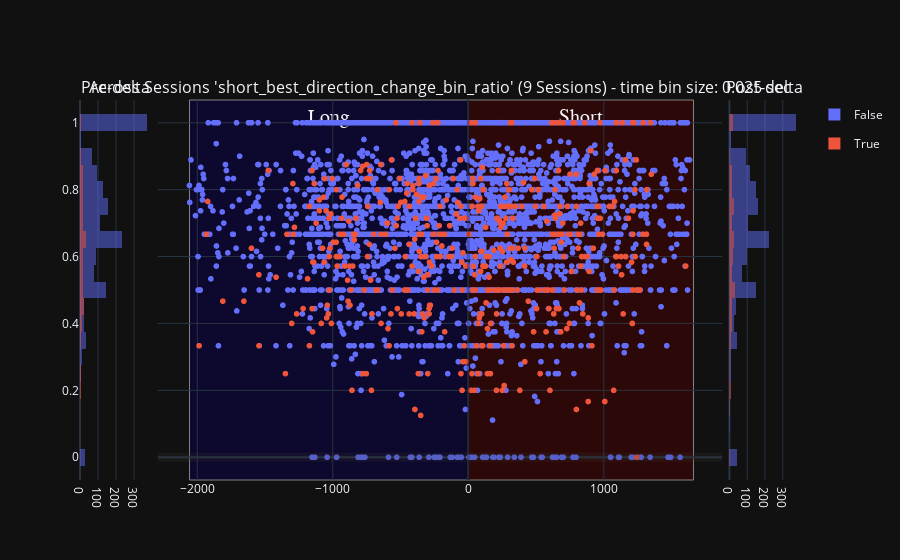

The notebook cell saved with this chart:
### Code cell
variable_name = 'short_best_direction_change_bin_ratio'
# variable_name = 'long_best_congruent_dir_bins_ratio'
# 'color':'is_user_annotated_epoch'
# 'color': 'is_user_annotated_epoch', 
px_scatter_kwargs = {'x': 'delta_aligned_start_t', 'y': variable_name, 'color':"is_user_annotated_epoch", 'title': f"'{variable_name}'"} # , 'color': 'time_bin_size', 'range_y': [-1.0, 1.0], , 'labels': {'session_name': 'Session', 'time_bin_size': 'tbin_size', 'is_user_annotated_epoch':'user_sel'}
# hist_kwargs = dict(color="time_bin_size")
hist_kwargs = dict(color="is_user_annotated_epoch") # , histnorm='probability density'
new_fig_ripples = plotly_pre_post_delta_scatter(data_results_df=concatenated_ripple_df, out_scatter_fig=None, histogram_bins=histogram_bins,
                        px_scatter_kwargs=px_scatter_kwargs, histogram_variable_name=variable_name, hist_kwargs=hist_kwargs, forced_range_y=None,
                        time_delta_tuple=(earliest_delta_aligned_t_start, 0.0, latest_delta_aligned_t_end))
new_fig_ripples

### Figure 1 — Plotly figure (JSON) as saved in the notebook; plotly's stock layout.template omitted (floating-point values rounded to 4 significant figures; data arrays with more than 128 entries replaced by an {"elided": "..."} marker saying what was removed)
{"data": [{"alignmentgroup": "True", "bingroup": "y", "hovertemplate": "is_user_annotated_epoch=False<br>count=%{x}<br>short_best_direction_change_bin_ratio=%{y}<extra></extra>", "legendgroup": "False", "marker": {"color": "#636efa", "opacity": 0.5, "pattern": {"shape": ""}}, "name": "False", "nbinsy": 25, "offsetgroup": "False", "orientation": "h", "showlegend": true, "type": "histogram", "xaxis": "x", "y": {"elided": "1643 float values"}, "yaxis": "y"}, {"alignmentgroup": "True", "bingroup": "y", "hovertemplate": "is_user_annotated_epoch=True<br>count=%{x}<br>short_best_direction_change_bin_ratio=%{y}<extra></extra>", "legendgroup": "True", "marker": {"color": "#EF553B", "opacity": 0.5, "pattern": {"shape": ""}}, "name": "True", "nbinsy": 25, "offsetgroup": "True", "orientation": "h", "showlegend": true, "type": "histogram", "xaxis": "x", "y": {"elided": "212 float values"}, "yaxis": "y"}, {"hovertemplate": "is_user_annotated_epoch=False<br>delta_aligned_start_t=%{x}<br>short_best_direction_change_bin_ratio=%{y}<extra></extra>", "legendgroup": "False", "marker": {"color": "#636efa", "symbol": "circle"}, "mode": "markers", "name": "False", "showlegend": false, "type": "scattergl", "x": {"elided": "3418 float values"}, "xaxis": "x2", "y": {"elided": "3418 float values"}, "yaxis": "y2"}, {"hovertemplate": "is_user_annotated_epoch=True<br>delta_aligned_start_t=%{x}<br>short_best_direction_change_bin_ratio=%{y}<extra></extra>", "legendgroup": "True", "marker": {"color": "#EF553B", "symbol": "circle"}, "mode": "markers", "name": "True", "showlegend": false, "type": "scattergl", "x": {"elided": "448 float values"}, "xaxis": "x2", "y": {"elided": "448 float values"}, "yaxis": "y2"}, {"alignmentgroup": "True", "bingroup": "y", "hovertemplate": "is_user_annotated_epoch=False<br>count=%{x}<br>short_best_direction_change_bin_ratio=%{y}<extra></extra>", "legendgroup": "False", "marker": {"color": "#636efa", "opacity": 0.5, "pattern": {"shape": ""}}, "name": "False", "nbinsy": 25, "offsetgroup": "False", "orientation": "h", "showlegend": false, "type": "histogram", "xaxis": "x3", "y": {"elided": "1775 float values"}, "yaxis": "y3"}, {"alignmentgroup": "True", "bingroup": "y", "hovertemplate": "is_user_annotated_epoch=True<br>count=%{x}<br>short_best_direction_change_bin_ratio=%{y}<extra></extra>", "legendgroup": "True", "marker": {"color": "#EF553B", "opacity": 0.5, "pattern": {"shape": ""}}, "name": "True", "nbinsy": 25, "offsetgroup": "True", "orientation": "h", "showlegend": false, "type": "histogram", "xaxis": "x3", "y": {"elided": "236 float values"}, "yaxis": "y3"}], "layout": {"annotations": [{"font": {"size": 16}, "showarrow": false, "text": "Pre-delta", "x": 0.049, "xanchor": "center", "xref": "paper", "y": 1, "yanchor": "bottom", "yref": "paper"}, {"font": {"size": 16}, "showarrow": false, "text": "Across Sessions 'short_best_direction_change_bin_ratio' (9 Sessions) - time bin size: 0.025 sec", "x": 0.5, "xanchor": "center", "xref": "paper", "y": 1, "yanchor": "bottom", "yref": "paper"}, {"font": {"size": 16}, "showarrow": false, "text": "Post-delta", "x": 0.951, "xanchor": "center", "xref": "paper", "y": 1, "yanchor": "bottom", "yref": "paper"}], "barmode": "overlay", "shapes": [{"line": {"color": "rgba(0.2,0.2,0.2,.25)", "width": 9}, "type": "line", "x0": 0, "x1": 1, "xref": "x2 domain", "y0": 0, "y1": 0, "yref": "y2"}, {"line": {"color": "rgba(0,0,0,.25)", "width": 3}, "type": "line", "x0": 0, "x1": 0, "xref": "x2", "y0": 0, "y1": 1, "yref": "y2 domain"}, {"fillcolor": "#0b0049", "label": {"font": {"family": "Times New Roman", "size": 20}, "text": "Long", "textposition": "top center"}, "layer": "below", "line": {"width": 1}, "opacity": 0.5, "type": "rect", "x0": -2057.0, "x1": 0, "xref": "x2", "y0": 0, "y1": 1, "yref": "y2 domain"}, {"fillcolor": "#490000", "label": {"font": {"family": "Times New Roman", "size": 20}, "text": "Short", "textposition": "top center"}, "layer": "below", "line": {"width": 1}, "opacity": 0.5, "type": "rect", "x0": 0, "x1": 1662.0, "xref": "x2", "y0": 0, "y1": 1, "yref": "y2 domain"}], "xaxis": {"anchor": "y", "domain": [0, 0.098]}, "xaxis2": {"anchor": "y2", "domain": [0.108, 0.892]}, "xaxis3": {"anchor": "y3", "domain": [0.902, 1]}, "yaxis": {"anchor": "x", "domain": [0, 1]}, "yaxis2": {"anchor": "x2", "domain": [0, 1], "matches": "y", "showticklabels": false}, "yaxis3": {"anchor": "x3", "domain": [0, 1], "matches": "y", "showticklabels": false}}}
